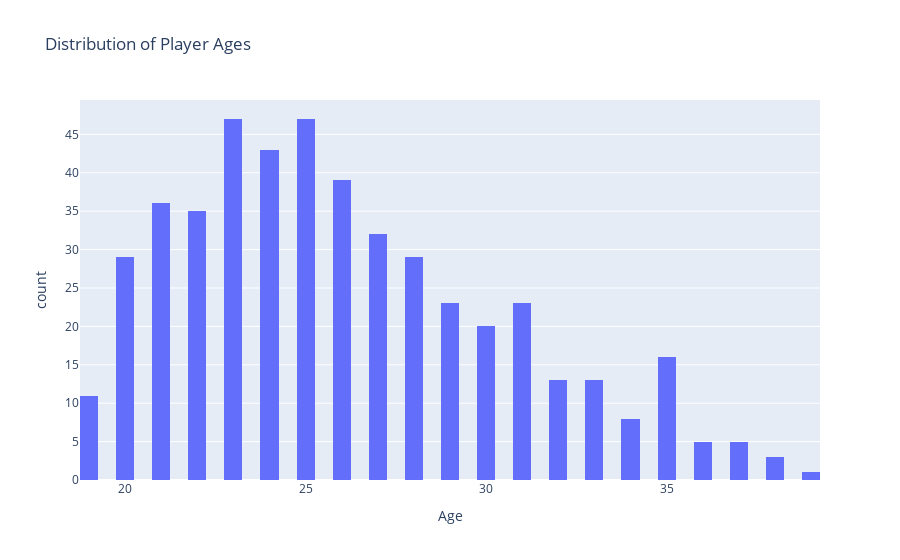

Write notebook code for a chart like this one.
### Code cell
fig = px.histogram(SS, x='agePlayer', 
                   title='Distribution of Player Ages',
                   labels={'agePlayer': 'Age'},
                   nbins=100)
fig.show()

### Figure 1 — Plotly figure (JSON) as saved in the notebook; plotly's stock layout.template omitted (floating-point values rounded to 4 significant figures; data arrays with more than 128 entries replaced by an {"elided": "..."} marker saying what was removed)
{"data": [{"alignmentgroup": "True", "bingroup": "x", "hovertemplate": "Age=%{x}<br>count=%{y}<extra></extra>", "legendgroup": "", "marker": {"color": "#636efa", "pattern": {"shape": ""}}, "name": "", "nbinsx": 100, "offsetgroup": "", "orientation": "v", "showlegend": false, "type": "histogram", "x": {"elided": "478 int values"}, "xaxis": "x", "yaxis": "y"}], "layout": {"barmode": "relative", "legend": {"tracegroupgap": 0}, "title": {"text": "Distribution of Player Ages"}, "xaxis": {"anchor": "y", "domain": [0, 1], "title": {"text": "Age"}}, "yaxis": {"anchor": "x", "domain": [0, 1], "title": {"text": "count"}}}}
